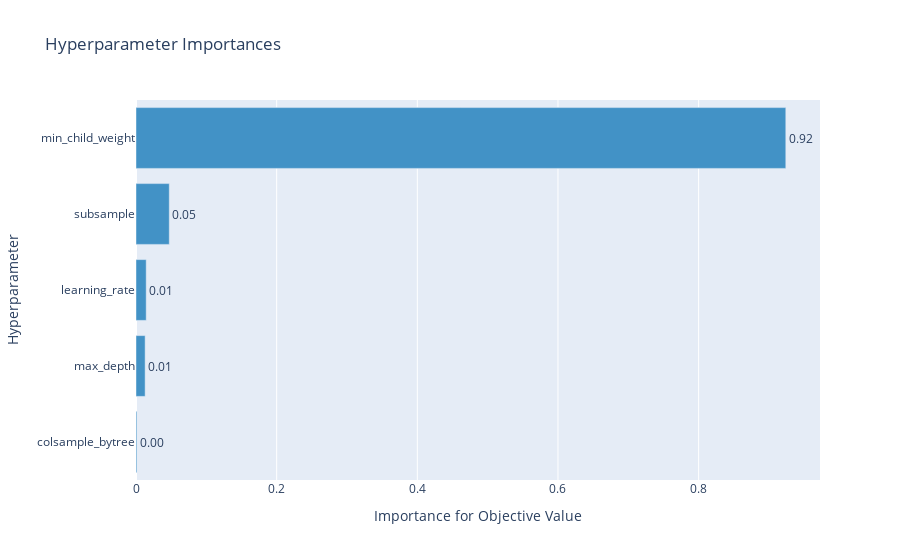

This figure's notebook cell:
### Code cell
# 하이퍼파라미터 중요도
optuna.visualization.plot_param_importances(study)

### Figure 1 — Plotly figure (JSON) as saved in the notebook; plotly's stock layout.template omitted (floating-point values rounded to 4 significant figures)
{"data": [{"cliponaxis": false, "hovertemplate": ["colsample_bytree (UniformDistribution): 0.0012903227535603133<extra></extra>", "max_depth (IntUniformDistribution): 0.01297548644902375<extra></extra>", "learning_rate (UniformDistribution): 0.014506324979023611<extra></extra>", "subsample (UniformDistribution): 0.04729958403243375<extra></extra>", "min_child_weight (IntUniformDistribution): 0.9239282817859584<extra></extra>"], "marker": {"color": "rgb(66,146,198)"}, "orientation": "h", "text": ["0.0012903227535603133", "0.01297548644902375", "0.014506324979023611", "0.04729958403243375", "0.9239282817859584"], "textposition": "outside", "texttemplate": "%{text:.2f}", "type": "bar", "x": [0.00129, 0.01298, 0.01451, 0.0473, 0.9239], "y": ["colsample_bytree", "max_depth", "learning_rate", "subsample", "min_child_weight"]}], "layout": {"showlegend": false, "title": {"text": "Hyperparameter Importances"}, "xaxis": {"title": {"text": "Importance for Objective Value"}}, "yaxis": {"title": {"text": "Hyperparameter"}}}}
